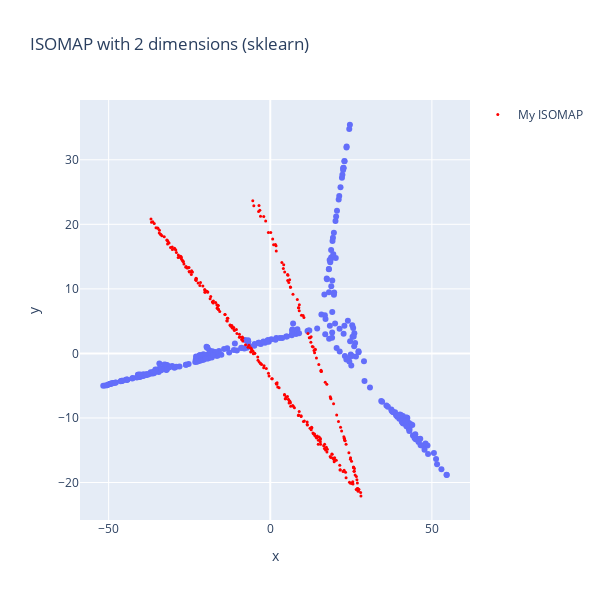

The notebook cell this image was saved under:
### Code cell
fig = px.scatter(x=data_sklearn[:, 0], y=data_sklearn[:, 1], title=f"ISOMAP with {dim} dimensions (sklearn)", width=600, height=600)
# add the starting data points
fig.add_scatter(x=data_isomap[:, 0], y=data_isomap[:, 1], mode='markers', marker=dict(color='red', size=3), name='My ISOMAP')
fig.show()

### Figure 1 — Plotly figure (JSON) as saved in the notebook; plotly's stock layout.template omitted (floating-point values rounded to 4 significant figures; data arrays with more than 128 entries replaced by an {"elided": "..."} marker saying what was removed)
{"data": [{"hovertemplate": "x=%{x}<br>y=%{y}<extra></extra>", "legendgroup": "", "marker": {"color": "#636efa", "symbol": "circle"}, "mode": "markers", "name": "", "orientation": "v", "showlegend": false, "x": {"elided": "300 float values"}, "xaxis": "x", "y": {"elided": "300 float values"}, "yaxis": "y", "type": "scatter"}, {"marker": {"color": "red", "size": 3}, "mode": "markers", "name": "My ISOMAP", "x": {"elided": "300 float values"}, "y": {"elided": "300 float values"}, "type": "scatter"}], "layout": {"xaxis": {"anchor": "y", "domain": [0.0, 1.0], "title": {"text": "x"}}, "yaxis": {"anchor": "x", "domain": [0.0, 1.0], "title": {"text": "y"}}, "legend": {"tracegroupgap": 0}, "title": {"text": "ISOMAP with 2 dimensions (sklearn)"}, "height": 600, "width": 600}}
